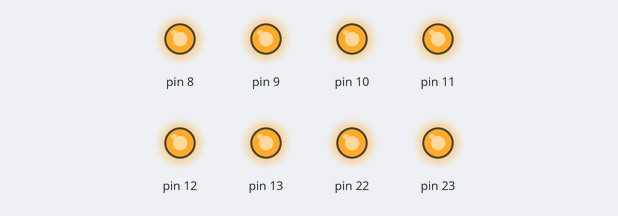
Bench run of a sketch on a simulated Arduino Uno, built with avr-gcc and run on an emulated ATmega328P. On the bench: output pins drawn as LEDs (lit = HIGH). What the sketch prints to the serial monitor is not drawn.

Above: at 0.1 s.
Timing chart, 0 to 1.6 s (numbered marks = the images above):
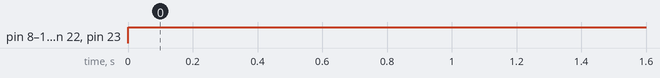

Measured:
- by itself, pin 8–13, pin 22, pin 23: LOW → HIGH at 0.00 s

The sketch:

interrupt_delay_1.ino
```cpp
#include<avr/interrupt.h>
#include<avr/io.h>
unsigned long h = 0,l=0;

int main ()
{
  cli();
  Serial.begin(115200);
  DDRB = 0xFF;
  PORTB=0xFF;
 // TCNT1 = 65532; // for 16mhz
  TCCR1B = (1 << CS11);
  TIMSK1 = (1 << TOIE1);
  sei();
  while (1)
  {

  }
}
ISR(TIMER1_OVF_vect)
{

  TCNT1 = 63535;
  h++;
  Serial.println(h);
}
```
